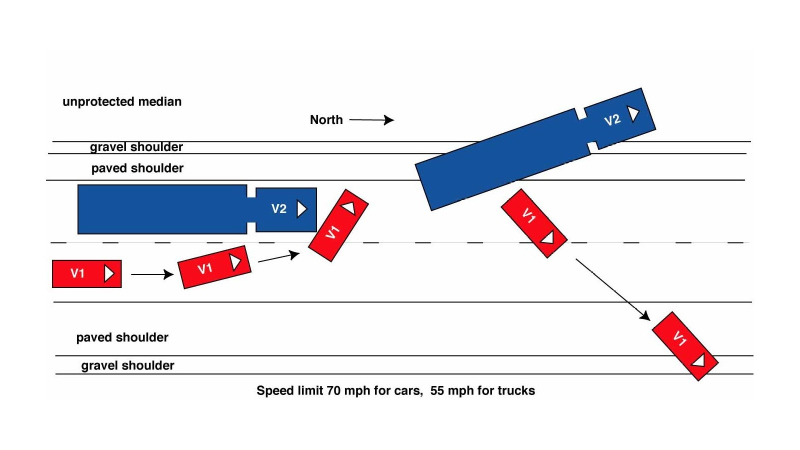
#> input picture cases/00/original.jpeg, 1600 x 900 px (shown at 1/2 size)
$ python -i imgcv2.py   (imports and definitions only)
#> lines starting #> are read from the running program, lines starting #| are printed output that depends on the picture; after the words box and inside, x2 and y2 are one past the last pixel; in counts of white or black regions, pixels touching at a corner belong together
#> further down, picture is the input picture: shape (900, 1600, 3); mean B, G, R 236.3, 231.6, 233.2
import cv2
import numpy as np
import matplotlib.pyplot as plt
from typing import List
from .contour import Contour
from .lib import ArrowLib


class ImgCV2:
    def __init__(self, img: np.array, kernel: np.array = np.ones((2, 2))):
        self.kernel = kernel
#> self.kernel = [[1, 1], [1, 1]]
        self.img = img

    def get_contours(self, debug: bool = False):
#> called with debug = False
        img_gray = cv2.cvtColor(self.img, cv2.COLOR_BGR2GRAY)
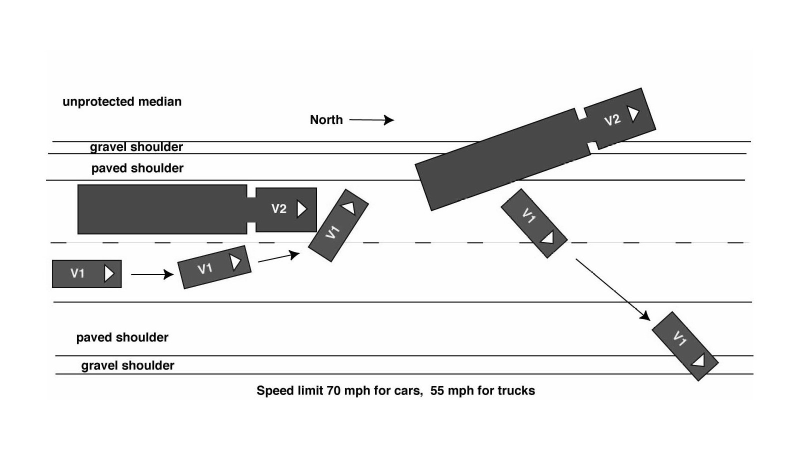
#> img_gray: shape (900, 1600) (shown at 1/2 size); min 0, max 255, mean 232.6
        img_canny = cv2.Canny(img_gray, 100, 100)
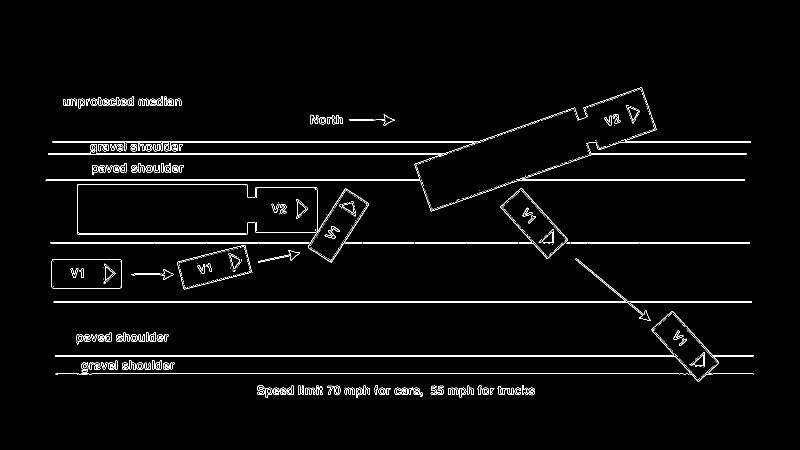
#> img_canny: shape (900, 1600) (shown at 1/2 size); 2.3% white in thin lines or dots, all inside (x1, y1, x2, y2) = (91, 175, 1507, 795)
        img_dilate = cv2.dilate(img_canny, self.kernel, iterations=1)
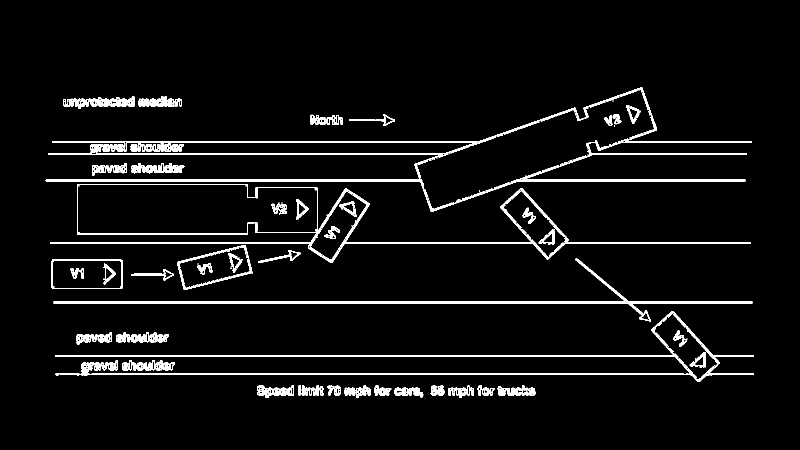
#> img_dilate: shape (900, 1600) (shown at 1/2 size); 5% white; 90 white regions (10 under 20 px), largest, box (x1, y1, x2, y2) and area: (91, 175, 1503, 424) 19557, (101, 368, 1501, 526) 11858, (110, 622, 1508, 764) 10051
        img_erode = cv2.erode(img_dilate, self.kernel, iterations=1)
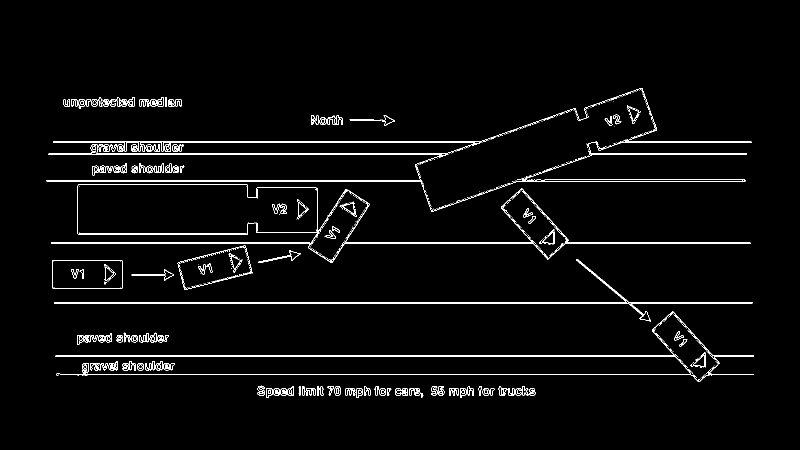
#> img_erode: shape (900, 1600) (shown at 1/2 size); 3% white; 311 white regions (210 under 20 px)
        contours, hierarchy = cv2.findContours(img_erode, cv2.RETR_EXTERNAL, cv2.CHAIN_APPROX_NONE)
#> contours = 76 contours, 1 with area under 20; largest, box (x1, y1, x2, y2) and area: (102, 369, 1501, 526) 64437, (92, 176, 1503, 424) 54248, (111, 623, 1508, 764) 10940, (104, 520, 245, 578) 7972, (355, 491, 506, 580) 7866

        if debug:
            ArrowLib.draw("Step 1", self.img)
            ArrowLib.draw("Step 2", img_gray)
            ArrowLib.draw("Step 3", img_canny)
            ArrowLib.draw("Step 4", img_dilate)
            ArrowLib.draw("Step 5", img_erode)
            exit()
        return contours

    # [55 lines left out: functions get_centers_from, find_contour_triangle, not called in this run]

>>> import cv2
>>> picture = cv2.imread('../../cases/00/original.jpeg')
>>> result = ImgCV2(picture).get_contours()
#> result has the same summary as contours in get_contours

$ run again, on cases/00/road.jpeg
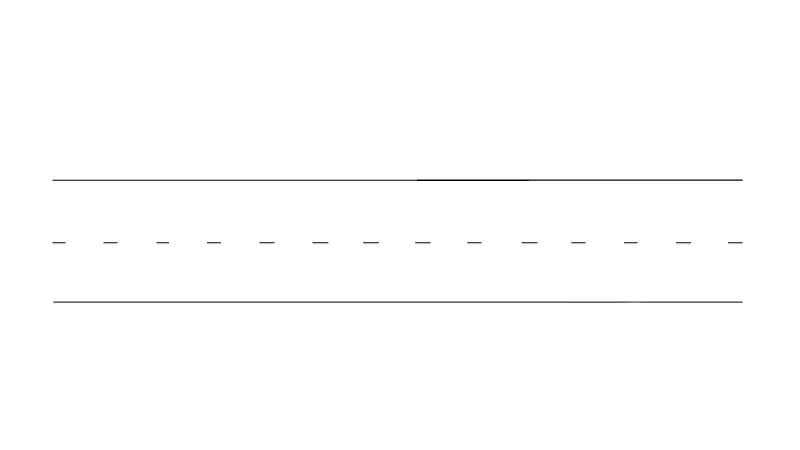
#> input picture cases/00/road.jpeg, 1600 x 900 px (shown at 1/2 size)
#> picture is the input picture: shape (900, 1600, 3); mean B, G, R 253.6, 253.6, 253.6
#> self.kernel = [[1, 1], [1, 1]]
#> in get_contours, `img_canny = cv2.Canny(img_gray, 100, 100)`:
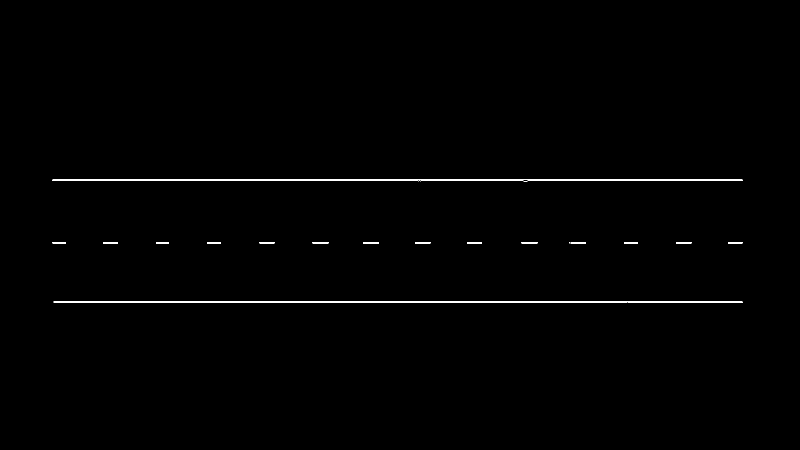
#> img_canny: shape (900, 1600) (shown at 1/2 size); 0.44% white in thin lines or dots, all inside (x1, y1, x2, y2) = (104, 358, 1485, 606)
#> img_dilate: shape (900, 1600); 0.89% white; 16 white regions, largest, box (x1, y1, x2, y2) and area: (104, 358, 1486, 364) 5549, (107, 603, 1486, 607) 5516, (1139, 484, 1173, 488) 135
#> in get_contours, `img_erode = cv2.erode(img_dilate, self.kernel, iterations=1)`:
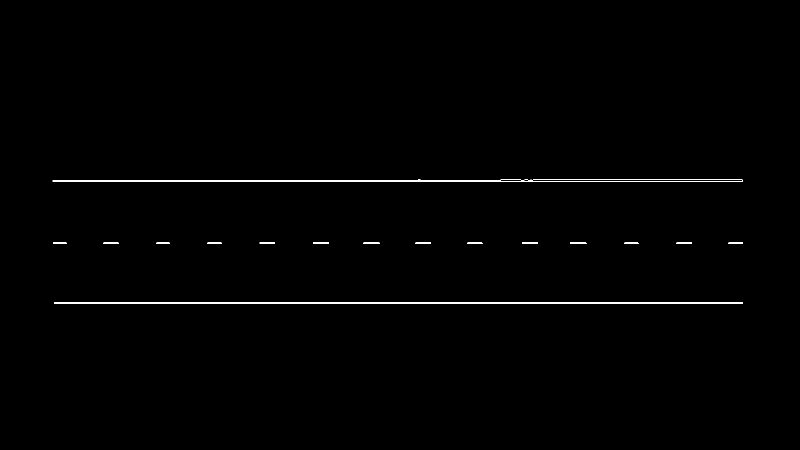
#> img_erode: shape (900, 1600) (shown at 1/2 size); 0.63% white; 16 white regions
#> contours = 16 contours; largest, box (x1, y1, x2, y2) and area: (105, 359, 1486, 364) 3244, (108, 604, 1486, 607) 2754, (1140, 485, 1173, 488) 64, (1044, 485, 1076, 488) 62, (727, 485, 759, 488) 62
#> result has the same summary as contours in get_contours

$ run again, on cases/00/sketch.jpeg
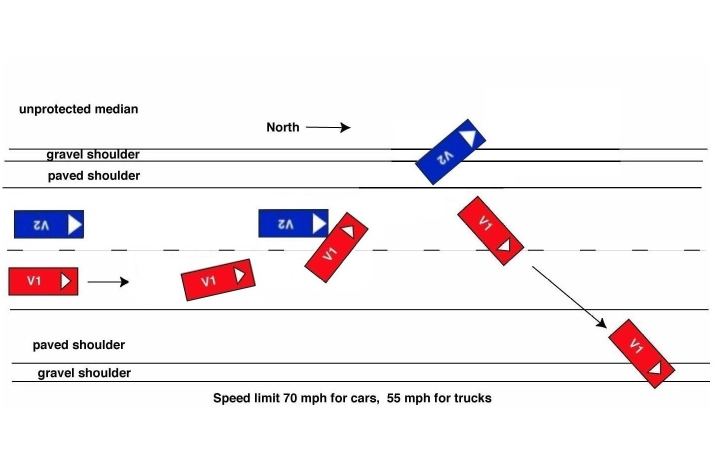
#> input picture cases/00/sketch.jpeg, 1450 x 900 px (shown at 1/2 size)
#> picture is the input picture: shape (900, 1450, 3); mean B, G, R 240, 237.6, 242.6
#> self.kernel = [[1, 1], [1, 1]]
#> in get_contours, `img_canny = cv2.Canny(img_gray, 100, 100)`:
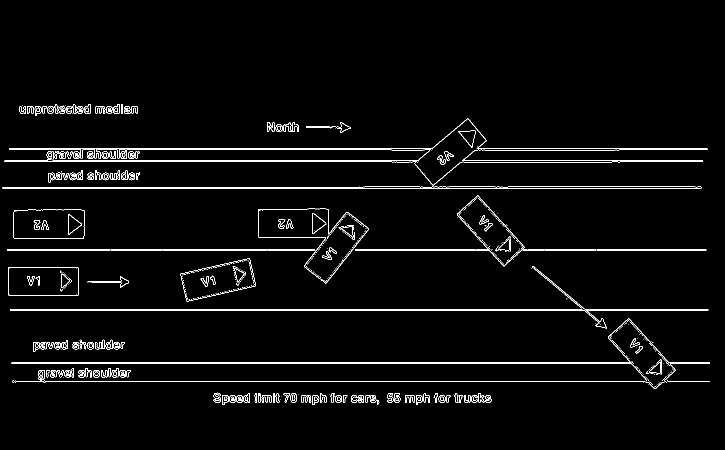
#> img_canny: shape (900, 1450) (shown at 1/2 size); 2.5% white in thin lines or dots, all inside (x1, y1, x2, y2) = (5, 208, 1420, 810)
#> img_dilate: shape (900, 1450); 5.2% white; 106 white regions (23 under 20 px), largest, box (x1, y1, x2, y2) and area: (9, 237, 1416, 372) 12803, (23, 637, 1421, 779) 10046, (20, 532, 1418, 658) 6599
#> in get_contours, `img_erode = cv2.erode(img_dilate, self.kernel, iterations=1)`:
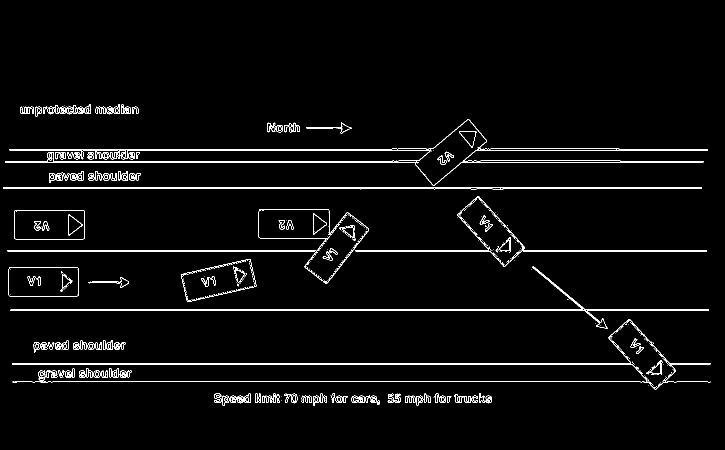
#> img_erode: shape (900, 1450) (shown at 1/2 size); 3.2% white; 220 white regions (114 under 20 px)
#> contours = 100 contours, 27 with area under 20; largest, box (x1, y1, x2, y2) and area: (10, 238, 1416, 372) 15984, (517, 418, 738, 568) 15946, (24, 638, 1421, 779) 10920, (711, 392, 1414, 534) 9271, (28, 420, 170, 479) 8117
#> result has the same summary as contours in get_contours
